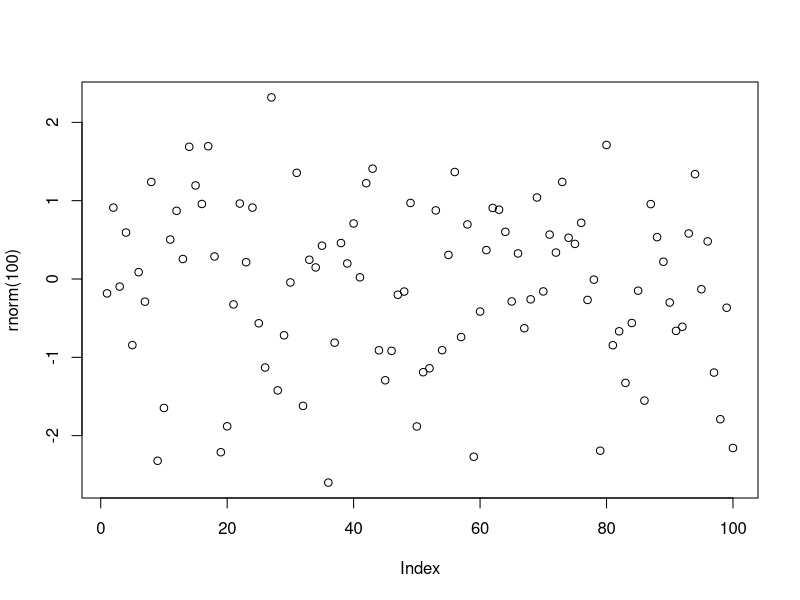

This chart was generated by the following R code:
## ---- chunk 1
maths <- c(12, 16, 8, 18, 6, 10)
anglais <- c(14, 9, 13, 15, 17, 11)
sport <- c(18, 11, 14, 10, 8, 12)
## ---- chunk 2
mean(anglais)
(maths + anglais + sport) / 3
## ---- chunk 3
maths <- c(12, 16, 8, 18, 6, 10)
anglais <- c(14, 9, 13, 15, 17, 11)
sport <- c(18, 11, 14, 10, 8, 12)
## ---- chunk 4
mean(anglais)
(maths + anglais + sport) / 3
plot(rnorm(100))
